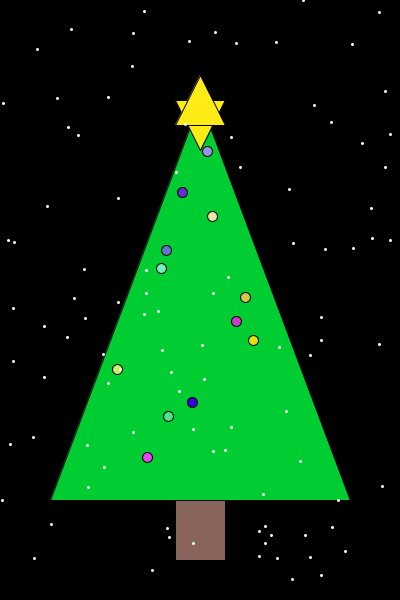
Frame 1 (no input)
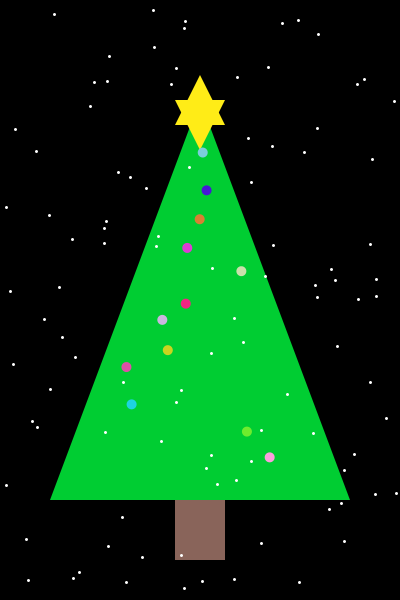
Frame 60 (the mouse pressed at the canvas centre just before this capture)
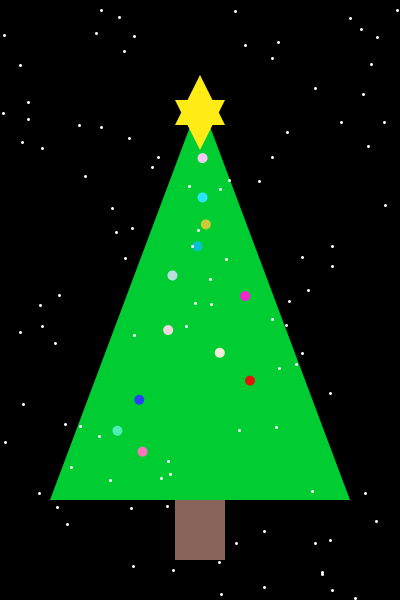
Frame 120 (the mouse held since frame 60 and released just before this capture)

The Processing sketch that drew these frames (run headless with seeded random() and noise(); from frame 60 on, the mouse is pressed at the canvas centre):

// Processing sketch: christmastree
// ── christmastree.pde


void setup()
{
  size(400, 600);

}

void draw()
{
  background(0, 0, 0);
  frameRate(10);
  fill(0, 205, 50);
  triangle(50, 500, 350, 500, 200, 100);
  fill(255,255,255);     //background snow

  fill(137, 100, 90);  //stump
  rect(175, 500, 50, 60);  
  
  fill(255, 255, 255);  //snow in front of stump




  strokeWeight(1);

  // Star
  fill(255, 236, 23);
  triangle(200, 150, 175, 100, 225, 100);
  triangle(175, 125, 225, 125, 200, 75);

  // Lights
  fill(random(200, 255), random(255), random(255));
  circle(random(100, 300), random(440, 460), 10);

  fill(random(0, 255), random(200, 255), random(255));
  circle(random(105, 295), random(415, 435), 10);

  fill(random(0, 255), random(255), random(200, 255));
  circle(random(110, 290), random(390, 410), 10);

  fill(random(200, 255), random(255), random(255));
  circle(random(115, 285), random(365, 385), 10);

  fill(random(200, 255), random(200, 255), random(255));
  circle(random(120, 280), random(340, 360), 10);

  fill(random(200, 255), random(255), random(200, 255));
  circle(random(130, 270), random(315, 335), 10);

  fill(random(200, 255), random(255), random(255));
  circle(random(140, 260), random(290, 310), 10);

  fill(random(0, 255), random(200, 255), random(255));
  circle(random(145, 255), random(265, 285), 10);

  fill(random(0, 255), random(255), random(200, 255));
  circle(random(160, 240), random(240, 260), 10);

  fill(random(200, 255), random(255), random(255));
  circle(random(175, 225), random(215, 235), 10);

  fill(random(0, 255), random(255), random(200, 255));
  circle(random(180, 220), random(175, 200), 10);

  fill(random(0, 255), random(255), random(200, 255));
  circle(random(190, 210), random(150, 160), 10);

  // Snow
  stroke(255);
  strokeWeight(3);

  for (int i = 0; i < 10; i = i+1) 
  {
    for (int j=0; j<10; j=j+1)
    {
      point(random(i*40, (i+1)*40), random(height));
    }
  }



  noStroke();
}
